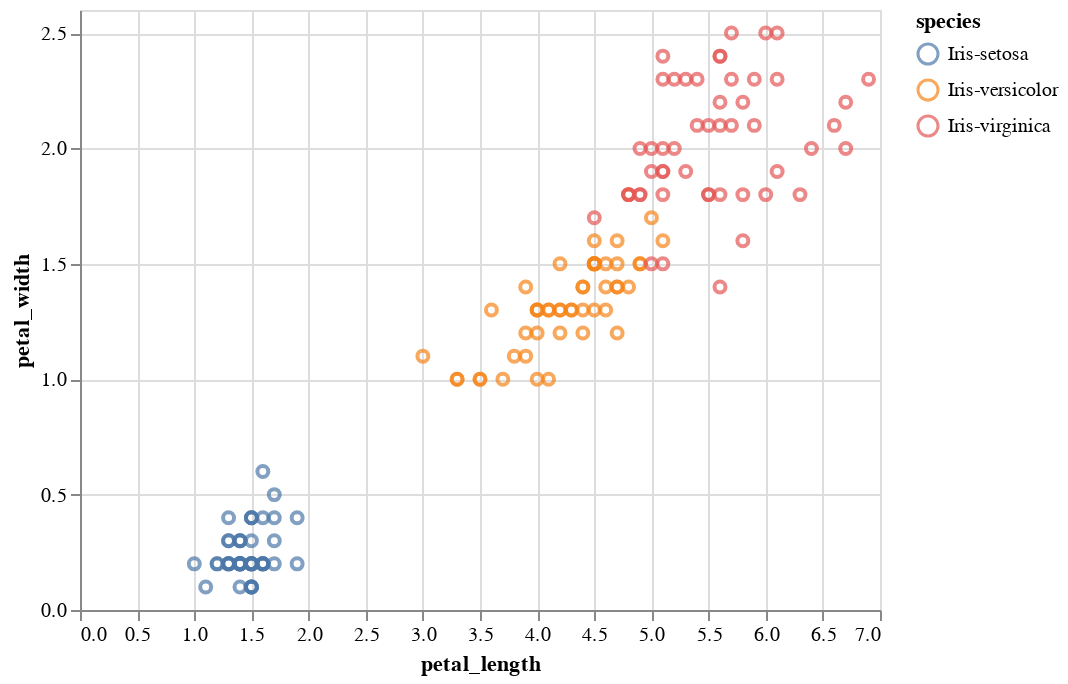

Write notebook code for a chart like this one.
### Markdown cell above
## Part B: Visualize the Data

Use your preferred visualization library to create a scatterplot showing petal length vs petal width. You should plot each flower species as a different color on the scatter plot.

### Code cell
import altair as alt
# petal_length
alt.Chart(data).mark_point().encode(
    x="petal_length",
    y="petal_width",
    color='species'
)

### Figure 1 — Vega-Lite specification as saved in the notebook (floating-point values rounded to 4 significant figures; data arrays with more than 128 entries replaced by an {"elided": "..."} marker saying what was removed)
{"config": {"view": {"continuousWidth": 400, "continuousHeight": 300}}, "data": {"name": "data-2d94771ea62125b445223a5fc16e2995"}, "mark": "point", "encoding": {"color": {"field": "species", "type": "nominal"}, "x": {"field": "petal_length", "type": "quantitative"}, "y": {"field": "petal_width", "type": "quantitative"}}, "$schema": "https://vega.github.io/schema/vega-lite/v4.17.0.json", "datasets": {"data-2d94771ea62125b445223a5fc16e2995": {"elided": "150 records"}}}
